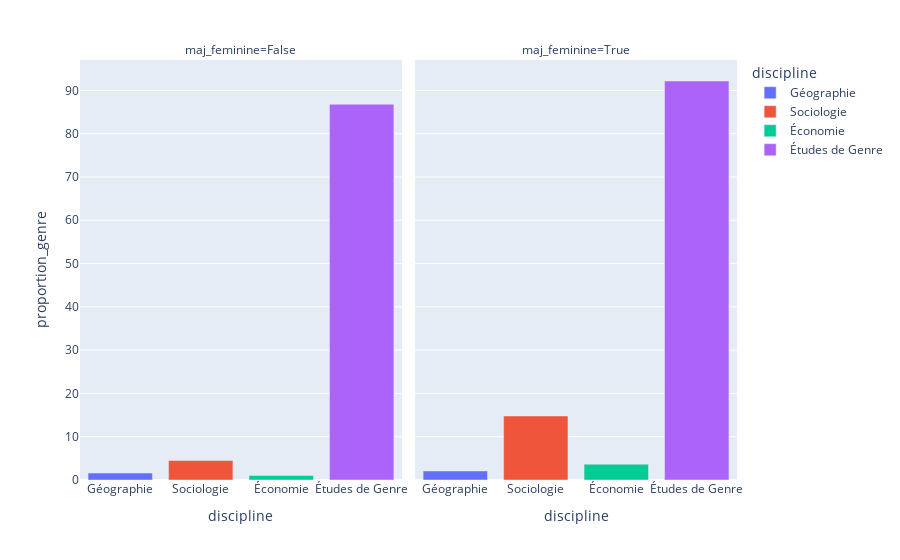

The cell this chart's notebook holds for it:
### Markdown cell above
Pour créer des graphes composés de sous-graphes qui partagent certains axes et permettent de montrer des sous ensembles de notre jeu de donnée(_facet plots_)
> this is fucking weird
Plotly rend la création de tels graphe aisée très simple. En reprenant les exemples précédents, il suffit de spécifier le type de graphe que vous souhaitez dans les sous-graphe. En deuxième instance il suffit d'utiliser le paramètre `facet_col` qui permet de préciser quel variable utiliser pour distinguer les sous-graphes. Dans l'exemple ci dessous, on créé une grille de 2x1 pour montrer la part d'articles qui spécifie le genre en fonction de la discipline en fonction

### Code cell
proportion_par_discipline_maj_feminine = []

for (maj_fem, discipline), sub_df in df.groupby(["maj_feminine", "discipline"]):
    proportion_par_discipline_maj_feminine.append({
        "maj_feminine" : maj_fem,
        "discipline" : discipline,
        "proportion_genre" : 100 * sub_df["genre"].mean()
    })

proportion_par_discipline_maj_feminine = pd.DataFrame(
    proportion_par_discipline_maj_feminine)

# Use px.bar() to indicate that we want to create bar charts
fig = px.bar(
    proportion_par_discipline_maj_feminine,
    x="discipline",
    y="proportion_genre",
    facet_col="maj_feminine",  # Use facet_col parameter to specify which field to split graph by
    color="discipline",
    # title="Add a title here",
)
fig.show()

### Figure 1 — Plotly figure (JSON) as saved in the notebook; plotly's stock layout.template omitted (floating-point values rounded to 4 significant figures)
{"data": [{"alignmentgroup": "True", "hovertemplate": "discipline=%{x}<br>maj_feminine=False<br>proportion_genre=%{y}<extra></extra>", "legendgroup": "Géographie", "marker": {"color": "#636efa", "pattern": {"shape": ""}}, "name": "Géographie", "offsetgroup": "Géographie", "orientation": "v", "showlegend": true, "textposition": "auto", "type": "bar", "x": ["Géographie"], "xaxis": "x", "y": [1.599], "yaxis": "y"}, {"alignmentgroup": "True", "hovertemplate": "discipline=%{x}<br>maj_feminine=True<br>proportion_genre=%{y}<extra></extra>", "legendgroup": "Géographie", "marker": {"color": "#636efa", "pattern": {"shape": ""}}, "name": "Géographie", "offsetgroup": "Géographie", "orientation": "v", "showlegend": false, "textposition": "auto", "type": "bar", "x": ["Géographie"], "xaxis": "x2", "y": [2.1], "yaxis": "y2"}, {"alignmentgroup": "True", "hovertemplate": "discipline=%{x}<br>maj_feminine=False<br>proportion_genre=%{y}<extra></extra>", "legendgroup": "Sociologie", "marker": {"color": "#EF553B", "pattern": {"shape": ""}}, "name": "Sociologie", "offsetgroup": "Sociologie", "orientation": "v", "showlegend": true, "textposition": "auto", "type": "bar", "x": ["Sociologie"], "xaxis": "x", "y": [4.509], "yaxis": "y"}, {"alignmentgroup": "True", "hovertemplate": "discipline=%{x}<br>maj_feminine=True<br>proportion_genre=%{y}<extra></extra>", "legendgroup": "Sociologie", "marker": {"color": "#EF553B", "pattern": {"shape": ""}}, "name": "Sociologie", "offsetgroup": "Sociologie", "orientation": "v", "showlegend": false, "textposition": "auto", "type": "bar", "x": ["Sociologie"], "xaxis": "x2", "y": [14.8], "yaxis": "y2"}, {"alignmentgroup": "True", "hovertemplate": "discipline=%{x}<br>maj_feminine=False<br>proportion_genre=%{y}<extra></extra>", "legendgroup": "Économie", "marker": {"color": "#00cc96", "pattern": {"shape": ""}}, "name": "Économie", "offsetgroup": "Économie", "orientation": "v", "showlegend": true, "textposition": "auto", "type": "bar", "x": ["Économie"], "xaxis": "x", "y": [1.056], "yaxis": "y"}, {"alignmentgroup": "True", "hovertemplate": "discipline=%{x}<br>maj_feminine=True<br>proportion_genre=%{y}<extra></extra>", "legendgroup": "Économie", "marker": {"color": "#00cc96", "pattern": {"shape": ""}}, "name": "Économie", "offsetgroup": "Économie", "orientation": "v", "showlegend": false, "textposition": "auto", "type": "bar", "x": ["Économie"], "xaxis": "x2", "y": [3.657], "yaxis": "y2"}, {"alignmentgroup": "True", "hovertemplate": "discipline=%{x}<br>maj_feminine=False<br>proportion_genre=%{y}<extra></extra>", "legendgroup": "Études de Genre", "marker": {"color": "#ab63fa", "pattern": {"shape": ""}}, "name": "Études de Genre", "offsetgroup": "Études de Genre", "orientation": "v", "showlegend": true, "textposition": "auto", "type": "bar", "x": ["Études de Genre"], "xaxis": "x", "y": [86.8], "yaxis": "y"}, {"alignmentgroup": "True", "hovertemplate": "discipline=%{x}<br>maj_feminine=True<br>proportion_genre=%{y}<extra></extra>", "legendgroup": "Études de Genre", "marker": {"color": "#ab63fa", "pattern": {"shape": ""}}, "name": "Études de Genre", "offsetgroup": "Études de Genre", "orientation": "v", "showlegend": false, "textposition": "auto", "type": "bar", "x": ["Études de Genre"], "xaxis": "x2", "y": [92.18], "yaxis": "y2"}], "layout": {"annotations": [{"font": {}, "showarrow": false, "text": "maj_feminine=False", "x": 0.245, "xanchor": "center", "xref": "paper", "y": 1, "yanchor": "bottom", "yref": "paper"}, {"font": {}, "showarrow": false, "text": "maj_feminine=True", "x": 0.755, "xanchor": "center", "xref": "paper", "y": 1, "yanchor": "bottom", "yref": "paper"}], "barmode": "relative", "legend": {"title": {"text": "discipline"}, "tracegroupgap": 0}, "margin": {"t": 60}, "xaxis": {"anchor": "y", "categoryarray": ["Géographie", "Sociologie", "Économie", "Études de Genre"], "categoryorder": "array", "domain": [0, 0.49], "title": {"text": "discipline"}}, "xaxis2": {"anchor": "y2", "categoryarray": ["Géographie", "Sociologie", "Économie", "Études de Genre"], "categoryorder": "array", "domain": [0.51, 1], "matches": "x", "title": {"text": "discipline"}}, "yaxis": {"anchor": "x", "domain": [0, 1], "title": {"text": "proportion_genre"}}, "yaxis2": {"anchor": "x2", "domain": [0, 1], "matches": "y", "showticklabels": false}}}
